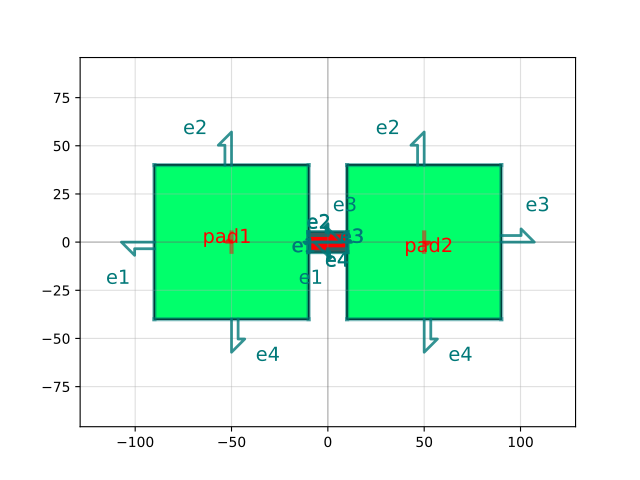

The Python source for this figure:
import gdsfactory as gf

c = gf.components.resistance_sheet(width=10, layers=((3, 0), (24, 0)), layer_offsets=(0, 0.2), pad_pitch=100.0, port_orientation1=180, port_orientation2=0)
c.plot()
